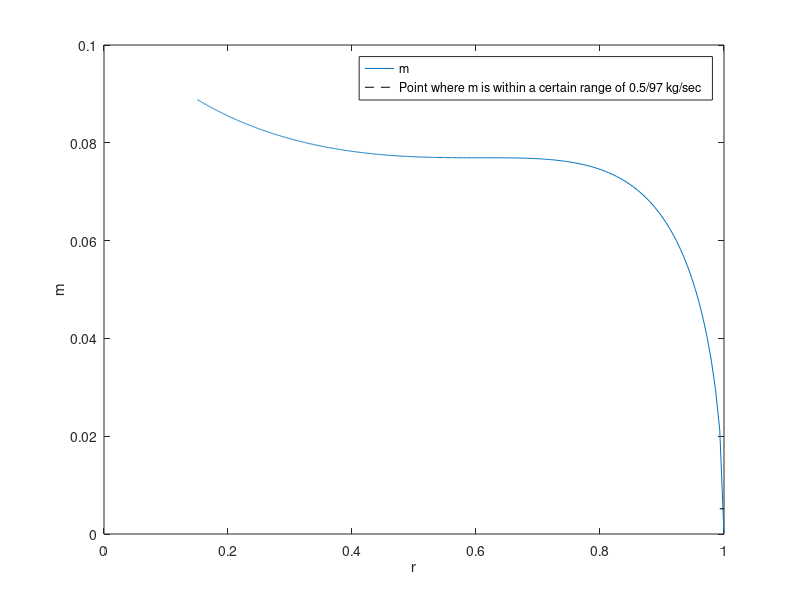

MATLAB code to generate this figure:
clear,clc
t=linspace(0,10,1000);
m=pi*(6.5*10^(-3))^2/4.*sqrt(2*9.81*5.5*10^5*0.9965).*sqrt(t./(t-1).*((2./(t+1)).^(2./(t+1)).*(1-2./(t+1))));
r=(2./(t+1)).^(t./(t-1));
plot(r,m)
hold on
m_target = 0.5/97;

for i=1:length(m)-1
    if abs(m(i+1) - m_target) > abs(m(i) - m_target)
        break;
    end
end

r1 = r(i);
r2 = r(i+1);

plot([r1, r2], [m_target, m_target], 'k--')
xlabel('r')
ylabel('m')
legend('m','Point where m is within a certain range of 0.5/97 kg/sec')